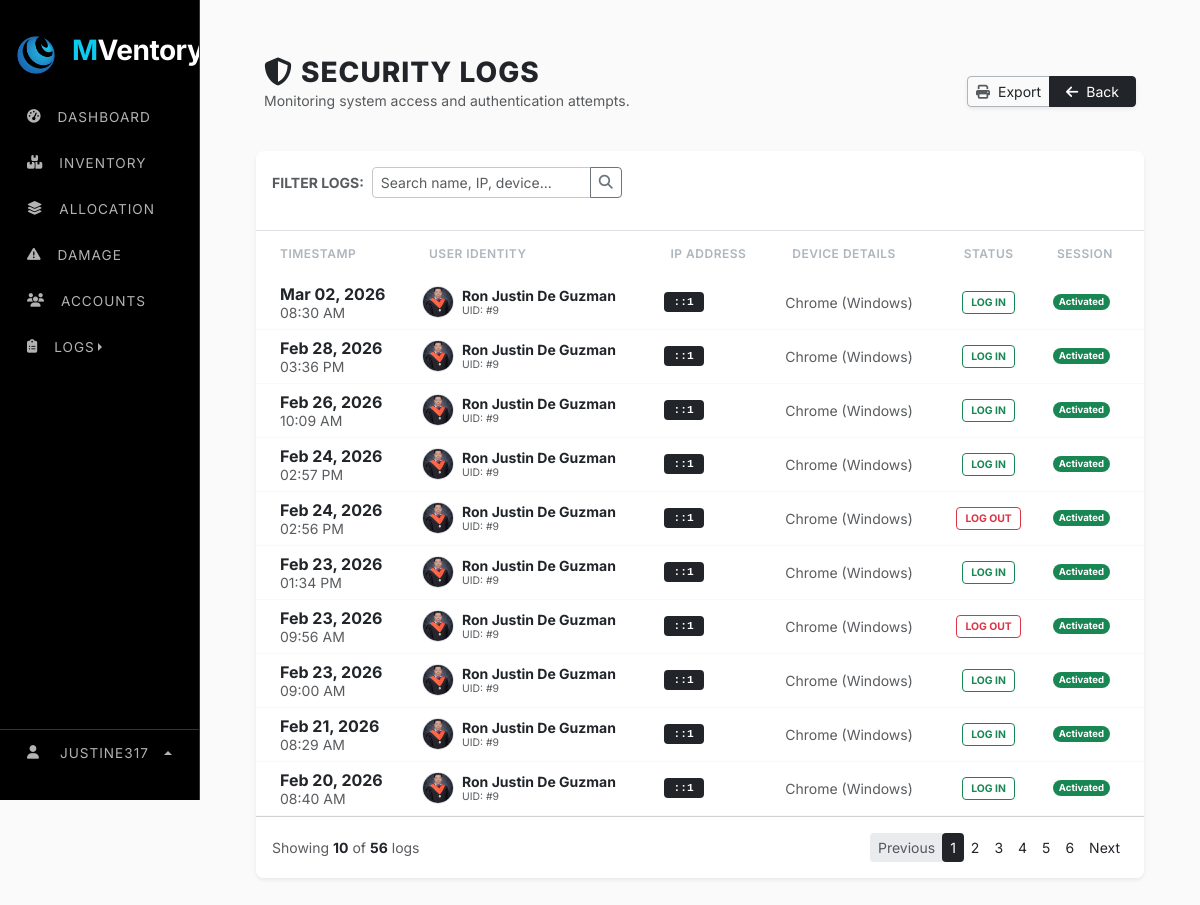
The app's page /web_content/security_logs.php (signed in), older data.
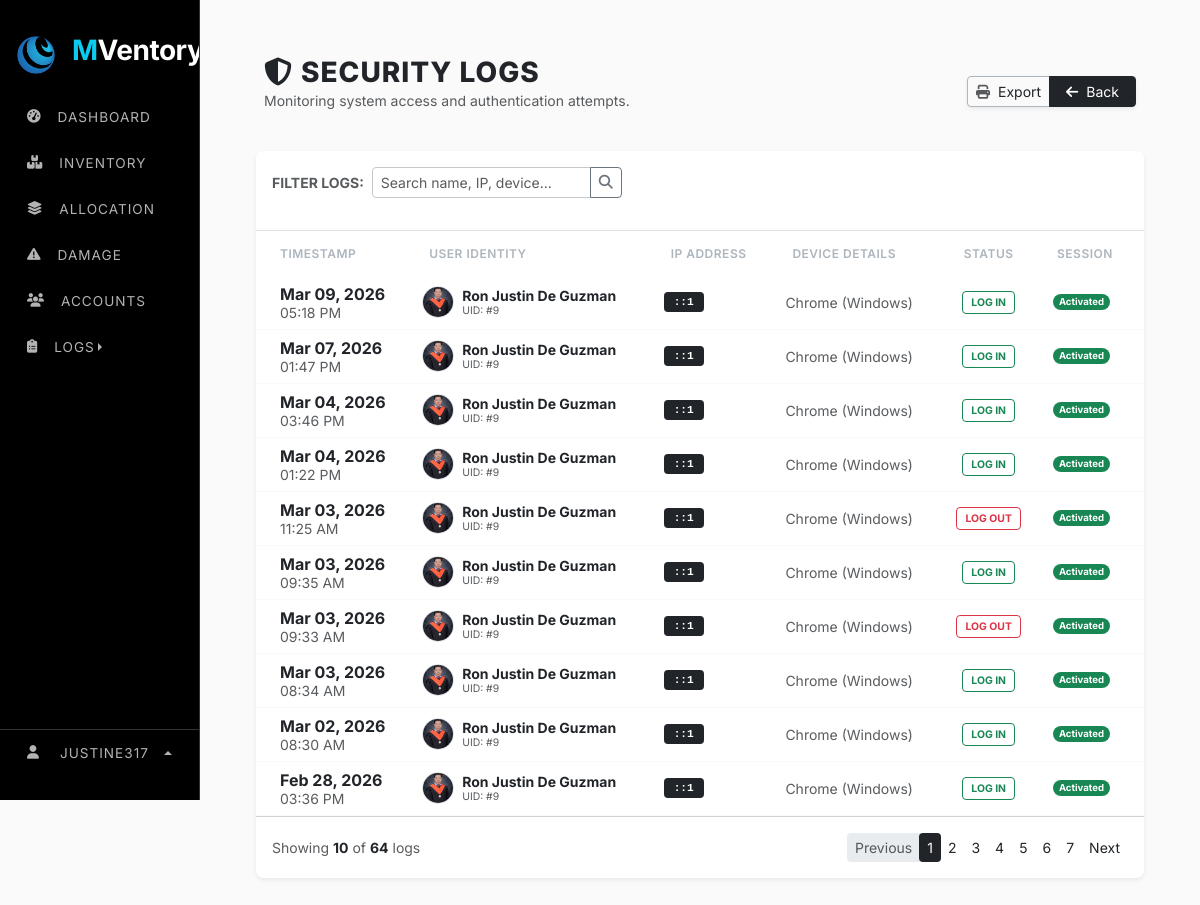
The same page, newer data.
### tables this page shows
CREATE TABLE `security_logs` (
  `log_id` int(11) NOT NULL AUTO_INCREMENT,
  `user_id` int(11) DEFAULT NULL,
  `browser` varchar(255) DEFAULT NULL,
  `ip_address` varchar(50) DEFAULT NULL,
  `login_time` datetime DEFAULT NULL,
  `status` varchar(50) DEFAULT NULL,
  `is_active` tinyint(1) NOT NULL,
  `is_login` tinyint(1) NOT NULL,
  PRIMARY KEY (`log_id`),
  KEY `user_id` (`user_id`),
  CONSTRAINT `security_logs_ibfk_1` FOREIGN KEY (`user_id`) REFERENCES `users` (`user_id`)
);

CREATE TABLE `users` (
  `user_id` int(11) NOT NULL AUTO_INCREMENT,
  `role_id` varchar(15) NOT NULL,
  `username` varchar(9999) NOT NULL,
  `first_name` varchar(100) NOT NULL,
  `last_name` varchar(100) NOT NULL,
  `phone` varchar(11) NOT NULL,
  `address` varchar(500) DEFAULT NULL,
  `role` varchar(30) NOT NULL,
  `status` varchar(20) NOT NULL DEFAULT 'active',
  `email` varchar(150) NOT NULL,
  `password` varchar(255) NOT NULL,
  `profile_image` varchar(999) NOT NULL,
  `is_active` tinyint(1) DEFAULT 1,
  `is_login` tinyint(1) NOT NULL,
  `last_login` datetime DEFAULT NULL,
  `created_at` timestamp NOT NULL DEFAULT current_timestamp(),
  `deleted_at` timestamp NULL DEFAULT NULL,
  `last_activity` datetime DEFAULT current_timestamp(),
  PRIMARY KEY (`user_id`),
  UNIQUE KEY `email` (`email`)
);

### web_content/security_logs.php (the view, shortened to what the changed rows need)
<?php
    include "../render/connection.php";
    include "../src/cdn/cdn_links.php";
    $limit = 10;
    $page = isset($_GET['page']) ? (int)$_GET['page'] : 1;
    $start = ($page - 1) * $limit;
    $search = isset($_GET['search']) ? mysqli_real_escape_string($conn, $_GET['search']) : '';
    $where_clause = "";
    $total_query = "SELECT COUNT(*) AS total
                    FROM security_logs sl
                    LEFT JOIN users u ON sl.user_id = u.user_id
                    $where_clause";
    $total_result = mysqli_query($conn, $total_query);
    $total_rows = mysqli_fetch_assoc($total_result)['total'];
    $pages = ceil($total_rows / $limit);
    $log_query = "SELECT sl.*, u.first_name, u.last_name, u.profile_image
                  FROM security_logs sl
                  LEFT JOIN users u ON sl.user_id = u.user_id
                  $where_clause
                  ORDER BY sl.login_time DESC
                  LIMIT $start, $limit";
    $log_result = mysqli_query($conn, $log_query);
?>
<!doctype html>
<html lang="en">
    <head>
        <link rel="stylesheet" href="../src/style/main_style.css">
    </head>
    <body>
        <div class="row g-0">
                <?php include "../nav/sidebar_nav.php"; ?>
            <div class="col">
                <div class="main-content">
                    <div class="container px-4 mt-4">
                        <div class="card edd-card shadow-sm">
                            <div class="table-responsive">
                                <table class="table table-hover align-middle mb-0">
                                    <thead>
                                        <tr>
                                            <th class="ps-4">Timestamp</th>
                                            <th>User Identity</th>
                                            <th>IP Address</th>
                                            <th>Device Details</th>
                                            <th class="text-center">Status</th>
                                            <th class="pe-4 text-center">Session</th>
                                        </tr>
                                    </thead>
                                    <tbody class="bg-white">
                                        <?php if(mysqli_num_rows($log_result) > 0): ?>
                                            <?php while($log = mysqli_fetch_assoc($log_result)):
                                                $name = ($log['first_name']) ? $log['first_name'].' '.$log['last_name'] : "System/Guest";
                                                $img = (!empty($log['profile_image'])) ? $log['profile_image'] : "../src/image/profiles/default.jpg";
                                            ?>
                                            <tr class="log-row">
                                                <td class="ps-4">
                                                    <div class="fw-bold text-dark"><?php echo date('M d, Y', strtotime($log['login_time'])); ?></div>
                                                    <small class="text-muted"><?php echo date('h:i A', strtotime($log['login_time'])); ?></small>
                                                </td>
                                                <td>
                                                    <div class="d-flex align-items-center">
                                                        <img src="<?php echo $img; ?>" class="user-avatar me-2" onerror="this.src='../src/image/profiles/default.jpg'">
                                                        <div>
                                                            <div class="fw-bold text-dark small"><?php echo htmlspecialchars($name); ?></div>
                                                            <small class="text-muted" style="font-size: 0.65rem;">UID: #<?php echo $log['user_id']; ?></small>
                                                        </div>
                                                    </div>
                                                </td>
                                                <td><span class="ip-tag"><?php echo $log['ip_address']; ?></span></td>
                                                <td>
                                                    <small class="text-muted d-block text-truncate" style="max-width: 180px;" title="<?php echo htmlspecialchars($log['browser']); ?>">
                                                        <?php echo htmlspecialchars($log['browser']); ?>
                                                    </small>
                                                </td>
                                                <td class="text-center">
                                                    <?php $isSuccess = (strtolower($log['status']) == 'success'); ?>
                                                    <span class="status-badge <?php echo $isSuccess ? 'status-success' : 'status-failed'; ?>">
                                                        <?php echo $isSuccess ? 'LOG IN' : 'LOG OUT' ; ?>
                                                    </span>
                                                </td>
                                                <td class="pe-4 text-center">
                                                    <span class="badge rounded-pill <?php echo $log['is_active'] ? 'bg-light text-muted border' : 'bg-success'; ?>" style="font-size: 0.6rem;">
                                                        <?php echo $log['is_active'] ? 'Deactivated' : 'Activated'; ?>
                                                    </span>
                                                </td>
                                            </tr>
                                            <?php endwhile; ?>
                                        <?php else: ?>
                                            <tr><td colspan="6" class="text-center py-5 text-muted">No security records found.</td></tr>
                                        <?php endif; ?>
                                    </tbody>
                                </table>
                            </div>
                            <div class="card-footer bg-white d-flex justify-content-between align-items-center py-3">
                                <div class="small text-muted">
                                    Showing <b class="text-dark"><?php echo mysqli_num_rows($log_result); ?></b> of <b class="text-dark"><?php echo $total_rows; ?></b> logs
                                </div>
                                <nav>
                                    <ul class="pagination pagination-sm mb-0">
                                        <?php for($i = 1; $i <= $pages; $i++): ?>
                                            <li class="page-item <?php echo ($page == $i) ? 'active' : ''; ?>">
                                                <a class="page-link" href="?page=<?php echo $i; ?>&search=<?php echo urlencode($search); ?>"><?php echo $i; ?></a>
                                            </li>
                                        <?php endfor; ?>
                                    </ul>
                                </nav>
                            </div>
                        </div>
                    </div>
                </div>
            </div>
        </div>
    </body>
</html>

Row changes from the older to the newer data that the page shows:
no longer on this page (row unchanged): security_logs: login_time "Feb 26, 2026", login_time "10:09 AM", user.profile_image (picture), user.last_name "Ron Justin De Guzman", user "9", ip_address "::1", browser "Chrome (Windows)", status "LOG IN", is_active "Activated"
no longer on this page (row unchanged): security_logs: login_time "Feb 24, 2026", login_time "02:57 PM", user.profile_image (picture), user.last_name "Ron Justin De Guzman", user "9", ip_address "::1", browser "Chrome (Windows)", status "LOG IN", is_active "Activated"
no longer on this page (row unchanged): security_logs: login_time "Feb 24, 2026", login_time "02:56 PM", user.profile_image (picture), user.last_name "Ron Justin De Guzman", user "9", ip_address "::1", browser "Chrome (Windows)", status "LOG OUT", is_active "Activated"
no longer on this page (row unchanged): security_logs: login_time "Feb 23, 2026", login_time "01:34 PM", user.profile_image (picture), user.last_name "Ron Justin De Guzman", user "9", ip_address "::1", browser "Chrome (Windows)", status "LOG IN", is_active "Activated"
no longer on this page (row unchanged): security_logs: login_time "Feb 23, 2026", login_time "09:56 AM", user.profile_image (picture), user.last_name "Ron Justin De Guzman", user "9", ip_address "::1", browser "Chrome (Windows)", status "LOG OUT", is_active "Activated"
no longer on this page (row unchanged): security_logs: login_time "Feb 23, 2026", login_time "09:00 AM", user.profile_image (picture), user.last_name "Ron Justin De Guzman", user "9", ip_address "::1", browser "Chrome (Windows)", status "LOG IN", is_active "Activated"
no longer on this page (row unchanged): security_logs: login_time "Feb 21, 2026", login_time "08:29 AM", user.profile_image (picture), user.last_name "Ron Justin De Guzman", user "9", ip_address "::1", browser "Chrome (Windows)", status "LOG IN", is_active "Activated"
no longer on this page (row unchanged): security_logs: login_time "Feb 20, 2026", login_time "08:40 AM", user.profile_image (picture), user.last_name "Ron Justin De Guzman", user "9", ip_address "::1", browser "Chrome (Windows)", status "LOG IN", is_active "Activated"
added security_logs: login_time "Mar 09, 2026", login_time "05:18 PM", user.profile_image (picture), user.last_name "Ron Justin De Guzman", user "9", ip_address "::1", browser "Chrome (Windows)", status "LOG IN", is_active "Activated"
added security_logs: login_time "Mar 07, 2026", login_time "01:47 PM", user.profile_image (picture), user.last_name "Ron Justin De Guzman", user "9", ip_address "::1", browser "Chrome (Windows)", status "LOG IN", is_active "Activated"
added security_logs: login_time "Mar 04, 2026", login_time "03:46 PM", user.profile_image (picture), user.last_name "Ron Justin De Guzman", user "9", ip_address "::1", browser "Chrome (Windows)", status "LOG IN", is_active "Activated"
added security_logs: login_time "Mar 04, 2026", login_time "01:22 PM", user.profile_image (picture), user.last_name "Ron Justin De Guzman", user "9", ip_address "::1", browser "Chrome (Windows)", status "LOG IN", is_active "Activated"
added security_logs: login_time "Mar 03, 2026", login_time "11:25 AM", user.profile_image (picture), user.last_name "Ron Justin De Guzman", user "9", ip_address "::1", browser "Chrome (Windows)", status "LOG OUT", is_active "Activated"
added security_logs: login_time "Mar 03, 2026", login_time "09:35 AM", user.profile_image (picture), user.last_name "Ron Justin De Guzman", user "9", ip_address "::1", browser "Chrome (Windows)", status "LOG IN", is_active "Activated"
added security_logs: login_time "Mar 03, 2026", login_time "09:33 AM", user.profile_image (picture), user.last_name "Ron Justin De Guzman", user "9", ip_address "::1", browser "Chrome (Windows)", status "LOG OUT", is_active "Activated"
added security_logs: login_time "Mar 03, 2026", login_time "08:34 AM", user.profile_image (picture), user.last_name "Ron Justin De Guzman", user "9", ip_address "::1", browser "Chrome (Windows)", status "LOG IN", is_active "Activated"
Text that changed along with them:
$total_rows: "56" → "64"
new list line: "7"
